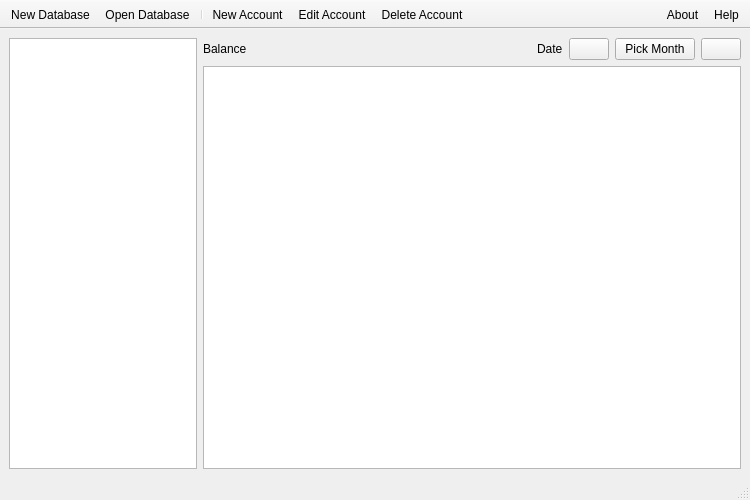
<?xml version="1.0" encoding="UTF-8"?>
<ui version="4.0">
 <class>main_window</class>
 <widget class="QMainWindow" name="main_window">
  <property name="geometry">
   <rect>
    <x>0</x>
    <y>0</y>
    <width>750</width>
    <height>500</height>
   </rect>
  </property>
  <property name="minimumSize">
   <size>
    <width>750</width>
    <height>500</height>
   </size>
  </property>
  <property name="windowTitle">
   <string>PyBalance</string>
  </property>
  <widget class="QWidget" name="central_widget">
   <layout class="QHBoxLayout" name="horizontalLayout_2">
    <item>
     <widget class="QListWidget" name="account_switcher">
      <property name="sizePolicy">
       <sizepolicy hsizetype="Maximum" vsizetype="Expanding">
        <horstretch>0</horstretch>
        <verstretch>0</verstretch>
       </sizepolicy>
      </property>
      <property name="maximumSize">
       <size>
        <width>188</width>
        <height>16777215</height>
       </size>
      </property>
     </widget>
    </item>
    <item>
     <layout class="QVBoxLayout" name="verticalLayout">
      <item>
       <layout class="QHBoxLayout" name="horizontalLayout">
        <item>
         <widget class="QLabel" name="balance_label">
          <property name="text">
           <string>Balance</string>
          </property>
         </widget>
        </item>
        <item>
         <spacer name="horizontalSpacer">
          <property name="orientation">
           <enum>Qt::Horizontal</enum>
          </property>
          <property name="sizeHint" stdset="0">
           <size>
            <width>40</width>
            <height>20</height>
           </size>
          </property>
         </spacer>
        </item>
        <item>
         <widget class="QLabel" name="date_label">
          <property name="text">
           <string>Date</string>
          </property>
         </widget>
        </item>
        <item>
         <widget class="QPushButton" name="button_previous_month">
          <property name="text">
           <string/>
          </property>
          <property name="icon">
           <iconset theme="go-previous">
            <normaloff>.</normaloff>.</iconset>
          </property>
         </widget>
        </item>
        <item>
         <widget class="QPushButton" name="button_pick_month">
          <property name="text">
           <string>Pick Month</string>
          </property>
         </widget>
        </item>
        <item>
         <widget class="QPushButton" name="button_next_month">
          <property name="sizePolicy">
           <sizepolicy hsizetype="Minimum" vsizetype="Fixed">
            <horstretch>0</horstretch>
            <verstretch>0</verstretch>
           </sizepolicy>
          </property>
          <property name="text">
           <string/>
          </property>
          <property name="icon">
           <iconset theme="go-next">
            <normaloff>.</normaloff>.</iconset>
          </property>
         </widget>
        </item>
       </layout>
      </item>
      <item>
       <widget class="QTableView" name="transactions_table"/>
      </item>
     </layout>
    </item>
   </layout>
  </widget>
  <widget class="QToolBar" name="left_tool_bar">
   <property name="sizePolicy">
    <sizepolicy hsizetype="Expanding" vsizetype="Fixed">
     <horstretch>0</horstretch>
     <verstretch>0</verstretch>
    </sizepolicy>
   </property>
   <property name="windowTitle">
    <string>toolBar</string>
   </property>
   <property name="movable">
    <bool>false</bool>
   </property>
   <property name="allowedAreas">
    <set>Qt::TopToolBarArea</set>
   </property>
   <property name="floatable">
    <bool>false</bool>
   </property>
   <attribute name="toolBarArea">
    <enum>TopToolBarArea</enum>
   </attribute>
   <attribute name="toolBarBreak">
    <bool>false</bool>
   </attribute>
   <addaction name="action_new_database"/>
   <addaction name="action_open_database"/>
   <addaction name="separator"/>
   <addaction name="action_new_account"/>
   <addaction name="action_edit_account"/>
   <addaction name="action_delete_account"/>
  </widget>
  <widget class="QStatusBar" name="status_bar"/>
  <widget class="QToolBar" name="toolBar">
   <property name="sizePolicy">
    <sizepolicy hsizetype="Preferred" vsizetype="Fixed">
     <horstretch>0</horstretch>
     <verstretch>0</verstretch>
    </sizepolicy>
   </property>
   <property name="windowTitle">
    <string>toolBar</string>
   </property>
   <property name="layoutDirection">
    <enum>Qt::RightToLeft</enum>
   </property>
   <property name="movable">
    <bool>false</bool>
   </property>
   <property name="allowedAreas">
    <set>Qt::TopToolBarArea</set>
   </property>
   <property name="floatable">
    <bool>false</bool>
   </property>
   <attribute name="toolBarArea">
    <enum>TopToolBarArea</enum>
   </attribute>
   <attribute name="toolBarBreak">
    <bool>false</bool>
   </attribute>
   <addaction name="action_help"/>
   <addaction name="action_about"/>
  </widget>
  <action name="action_new_database">
   <property name="icon">
    <iconset theme="window-new">
     <normaloff>.</normaloff>.</iconset>
   </property>
   <property name="text">
    <string>New Database</string>
   </property>
   <property name="statusTip">
    <string>Create a new database for another set of accounts</string>
   </property>
  </action>
  <action name="action_open_database">
   <property name="icon">
    <iconset theme="window">
     <normaloff>.</normaloff>.</iconset>
   </property>
   <property name="text">
    <string>Open Database</string>
   </property>
   <property name="statusTip">
    <string>Open another database of accounts</string>
   </property>
  </action>
  <action name="action_new_account">
   <property name="icon">
    <iconset theme="document-new">
     <normaloff>.</normaloff>.</iconset>
   </property>
   <property name="text">
    <string>New Account</string>
   </property>
   <property name="statusTip">
    <string>Create a new account</string>
   </property>
  </action>
  <action name="action_edit_account">
   <property name="icon">
    <iconset theme="document-properties">
     <normaloff>.</normaloff>.</iconset>
   </property>
   <property name="text">
    <string>Edit Account</string>
   </property>
   <property name="statusTip">
    <string>Edit the currently selected account</string>
   </property>
  </action>
  <action name="action_delete_account">
   <property name="icon">
    <iconset theme="edit-delete">
     <normaloff>.</normaloff>.</iconset>
   </property>
   <property name="text">
    <string>Delete Account</string>
   </property>
   <property name="statusTip">
    <string>Delete the currently selected account</string>
   </property>
  </action>
  <action name="action_help">
   <property name="icon">
    <iconset theme="help">
     <normaloff>.</normaloff>.</iconset>
   </property>
   <property name="text">
    <string>Help</string>
   </property>
   <property name="toolTip">
    <string>Help</string>
   </property>
   <property name="statusTip">
    <string>Show the help documentation</string>
   </property>
   <property name="shortcut">
    <string>F1</string>
   </property>
  </action>
  <action name="action_about">
   <property name="icon">
    <iconset theme="help-about">
     <normaloff>.</normaloff>.</iconset>
   </property>
   <property name="text">
    <string>About</string>
   </property>
   <property name="toolTip">
    <string>About</string>
   </property>
   <property name="statusTip">
    <string>Show information about this application</string>
   </property>
  </action>
 </widget>
 <resources/>
 <connections/>
</ui>
